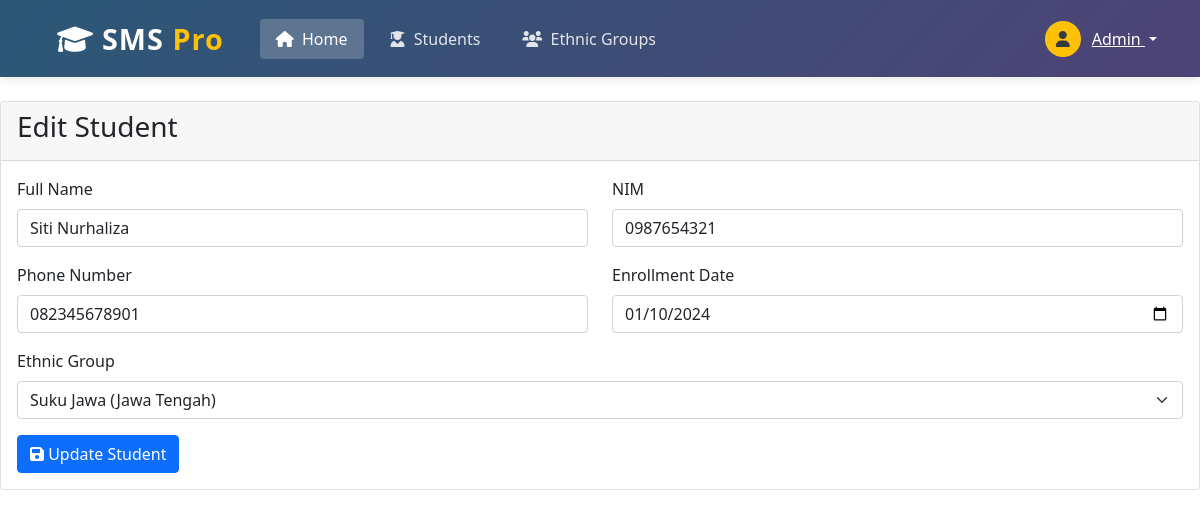
Screenshot of /tp_9/index.php?page=student&action=edit&id=2 with the database file from the repository.
### tables this page shows
CREATE TABLE `student` (
  `id` int(11) NOT NULL,
  `nama` varchar(100) NOT NULL,
  `nim` varchar(20) NOT NULL,
  `no_telp` varchar(15) DEFAULT NULL,
  `tanggal_masuk` date DEFAULT NULL,
  `id_suku` int(11) DEFAULT NULL
);

CREATE TABLE `suku_asal` (
  `id_suku` int(11) NOT NULL,
  `nama_suku` varchar(100) NOT NULL,
  `asal_daerah` varchar(100) DEFAULT NULL
);

### tp_9/controller/StudentController.php (called while the page is built, shortened)
<?php
require_once 'model/Student.php';
require_once 'model/Suku.php';
class StudentController {
    public function edit() {
        $id = $_GET['id'];
        $student = Student::find($id);
        $sukuList = Suku::getAll();
        include 'view/student/edit.php';
    }
}

### tp_9/model/Student.php (called while the page is built, shortened)
<?php
class Student {
    public static function find($id) {
        $conn = Connection::getInstance();
        $stmt = $conn->prepare("SELECT * FROM student WHERE id = ?");
        $stmt->execute([$id]);
        return $stmt->fetch(PDO::FETCH_ASSOC);
    }
}

### tp_9/model/Suku.php (called while the page is built, shortened)
<?php
class Suku {
    public static function getAll() {
        $conn = Connection::getInstance();
        $stmt = $conn->query("SELECT * FROM suku_asal");
        return $stmt->fetchAll(PDO::FETCH_ASSOC);
    }
}

### tp_9/view/student/edit.php (the view, shortened to what this page needs)
<?php include $_SERVER['DOCUMENT_ROOT'] . '/tp_9/templates/header.php'; ?>
<div class="card">
    <div class="card-header">
        <h3>Edit Student</h3>
    </div>
    <div class="card-body">
    <form action="/tp_9/index.php?page=student&action=update" method="POST" novalidate>
    <div class="row">
        <div class="col-md-6 mb-3">
            <label class="form-label">Full Name</label>
            <input type="text" name="nama" class="form-control"
                value="<?= htmlspecialchars($student['nama']) ?>" required>
        </div>
        <div class="col-md-6 mb-3">
            <label class="form-label">NIM</label>
            <input type="text" name="nim" class="form-control"
                value="<?= htmlspecialchars($student['nim']) ?>" required>
        </div>
    </div>
    <div class="row">
        <div class="col-md-6 mb-3">
            <label class="form-label">Phone Number</label>
            <input type="tel" name="no_telp" class="form-control"
                value="<?= htmlspecialchars($student['no_telp']) ?>" required>
        </div>
        <div class="col-md-6 mb-3">
            <label class="form-label">Enrollment Date</label>
            <input type="date" name="tanggal_masuk" class="form-control"
                value="<?= htmlspecialchars(date('Y-m-d', strtotime($student['tanggal_masuk']))) ?>" required>
        </div>
    </div>
    <div class="mb-3">
        <label class="form-label">Ethnic Group</label>
        <select name="id_suku" class="form-select" required>
            <?php foreach ($sukuList as $suku): ?>
                <option value="<?= $suku['id_suku'] ?>"
                    <?= $suku['id_suku'] == $student['id_suku'] ? 'selected' : '' ?>>
                    <?= htmlspecialchars($suku['nama_suku']) ?>
                    (<?= htmlspecialchars($suku['asal_daerah']) ?>)
                </option>
            <?php endforeach; ?>
        </select>
    </div>
    <button type="submit" class="btn btn-primary">
        <i class="fas fa-save"></i> Update Student
    </button>
</form>
    </div>
</div>
<?php include $_SERVER['DOCUMENT_ROOT'] . '/tp_9/templates/footer.php'; ?>

### rows the page displays
student: nama "Siti Nurhaliza", nim "0987654321", no_telp "082345678901", tanggal_masuk "01/10/2024", id_suku "Suku Jawa (Jawa Tengah)"
